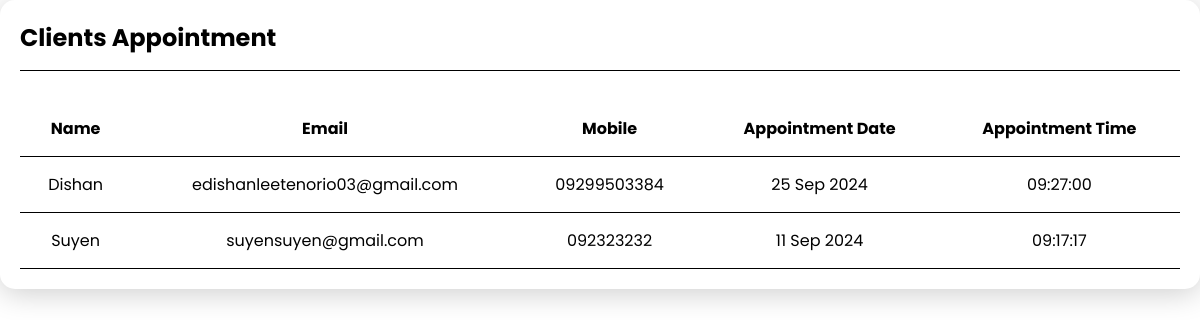
Page /PAGES/ADMIN/transaction.php on the committed database.
### tables this page shows
CREATE TABLE `appointments` (
  `id` int(11) NOT NULL,
  `client_name` varchar(100) NOT NULL,
  `email` varchar(100) NOT NULL,
  `phone_number` varchar(15) NOT NULL,
  `appointment_date` date NOT NULL,
  `appointment_time` time NOT NULL,
  `status` enum('Pending','Completed','Canceled') DEFAULT 'Pending'
);

### PAGES/ADMIN/transaction.php (the view, shortened to what this page needs)
<?php
$servername = "localhost";
$username = "root";
$password = "";
$database = "jjk";
$conn = new mysqli($servername, $username, $password, $database);
$sql = "SELECT client_name, email, phone_number, appointment_date, appointment_time FROM appointments ORDER BY appointment_date DESC";
$result = $conn->query($sql);
?>
<!DOCTYPE html>
<html lang="en">
<head>
    <link rel="stylesheet" href="../../CSS/adminadmin.css">
</head>
<body>
    <div class="transactions-container">
        <h2>Clients Appointment</h2>
        <table class="transactions-table">
            <thead>
                <tr>
                    <th>Name</th>
                    <th>Email</th>
                    <th>Mobile</th>
                    <th>Appointment Date</th>
                    <th>Appointment Time</th>
                </tr>
            </thead>
            <tbody>
                <?php if ($result->num_rows > 0): ?>
                    <?php while($row = $result->fetch_assoc()): ?>
                        <tr>
                            <td><?= htmlspecialchars($row['client_name']) ?></td>
                            <td><?= htmlspecialchars($row['email']) ?></td>
                            <td><?= htmlspecialchars($row['phone_number']) ?></td>
                            <td><?= date('d M Y', strtotime($row['appointment_date'])) ?></td>
                            <td><?= htmlspecialchars($row['appointment_time']) ?></td>
                        </tr>
                    <?php endwhile; ?>
                <?php else: ?>
                    <tr>
                        <td colspan="5">No transactions found.</td>
                    </tr>
                <?php endif; ?>
            </tbody>
        </table>
    </div>
</body>
</html>

### CSS/adminadmin.css (style rules this page uses)
* { padding: 0; margin: 0; box-sizing: border-box; font-family: Poppins; }

### PAGES/ADMIN/transaction.php (style rules this page uses)
body { background: white; color: black; }
.transactions-container { max-width: 100%; padding: 20px; border-radius: 15px; backdrop-filter: blur(8px); box-shadow: 0 4px 30px rgba(0, 0, 0, 0.2); overflow-x: auto; }
h2 { padding-bottom: 15px; border-bottom: 1px solid black; }
.transactions-table { width: 100%; margin-top: 30px; border-collapse: collapse; }
.transactions-table th, .transactions-table td { padding: 15px; text-align: center; font-size: 1em; border-bottom: 1px solid black; }
.transactions-table th { position: sticky; top: 0; z-index: 10; }
.transactions-table td { font-weight: 0; }

### rows in the picture
appointments: client_name "Dishan", email "edishanleetenorio03@gmail.com", phone_number "09299503384", appointment_date "25 Sep 2024", appointment_time "09:27:00"
appointments: client_name "Suyen", email "suyensuyen@gmail.com", phone_number "092323232", appointment_date "11 Sep 2024", appointment_time "09:17:17"
